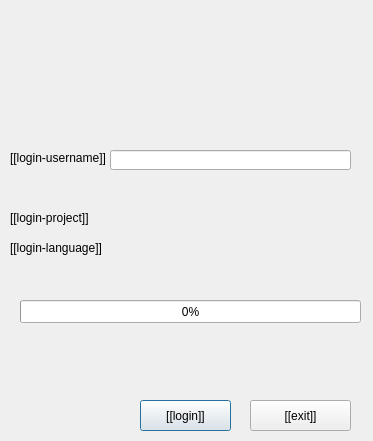
<?xml version="1.0" encoding="UTF-8"?>
<ui version="4.0">
 <class>Login</class>
 <widget class="QDialog" name="Login">
  <property name="geometry">
   <rect>
    <x>0</x>
    <y>0</y>
    <width>373</width>
    <height>441</height>
   </rect>
  </property>
  <property name="windowTitle">
   <string>Huggle</string>
  </property>
  <property name="windowIcon">
   <iconset resource="pictures.qrc">
    <normaloff>:/huggle/pictures/Resources/huggle3_newlogo.ico</normaloff>:/huggle/pictures/Resources/huggle3_newlogo.ico</iconset>
  </property>
  <widget class="QLabel" name="label">
   <property name="geometry">
    <rect>
     <x>120</x>
     <y>0</y>
     <width>121</width>
     <height>131</height>
    </rect>
   </property>
   <property name="text">
    <string/>
   </property>
   <property name="pixmap">
    <pixmap resource="pictures.qrc">:/huggle/pictures/Resources/huggle3_newlogo.png</pixmap>
   </property>
  </widget>
  <widget class="QLabel" name="label_2">
   <property name="geometry">
    <rect>
     <x>10</x>
     <y>150</y>
     <width>111</width>
     <height>16</height>
    </rect>
   </property>
   <property name="text">
    <string>[[login-username]]</string>
   </property>
  </widget>
  <widget class="QLabel" name="label_4">
   <property name="geometry">
    <rect>
     <x>10</x>
     <y>210</y>
     <width>101</width>
     <height>16</height>
    </rect>
   </property>
   <property name="text">
    <string>[[login-project]]</string>
   </property>
  </widget>
  <widget class="QLabel" name="label_5">
   <property name="geometry">
    <rect>
     <x>10</x>
     <y>240</y>
     <width>111</width>
     <height>16</height>
    </rect>
   </property>
   <property name="text">
    <string>[[login-language]]</string>
   </property>
  </widget>
  <widget class="QProgressBar" name="progressBar">
   <property name="geometry">
    <rect>
     <x>20</x>
     <y>300</y>
     <width>341</width>
     <height>23</height>
    </rect>
   </property>
   <property name="value">
    <number>0</number>
   </property>
  </widget>
  <widget class="QLabel" name="label_6">
   <property name="geometry">
    <rect>
     <x>10</x>
     <y>340</y>
     <width>351</width>
     <height>41</height>
    </rect>
   </property>
   <property name="text">
    <string/>
   </property>
  </widget>
  <widget class="QPushButton" name="ButtonOK">
   <property name="geometry">
    <rect>
     <x>140</x>
     <y>400</y>
     <width>91</width>
     <height>31</height>
    </rect>
   </property>
   <property name="text">
    <string>[[login]]</string>
   </property>
  </widget>
  <widget class="QPushButton" name="ButtonExit">
   <property name="geometry">
    <rect>
     <x>250</x>
     <y>400</y>
     <width>101</width>
     <height>31</height>
    </rect>
   </property>
   <property name="text">
    <string>[[exit]]</string>
   </property>
  </widget>
  <widget class="QLineEdit" name="lineEdit">
   <property name="geometry">
    <rect>
     <x>110</x>
     <y>150</y>
     <width>241</width>
     <height>20</height>
    </rect>
   </property>
  </widget>
 </widget>
 <resources>
  <include location="pictures.qrc"/>
 </resources>
 <connections/>
</ui>
